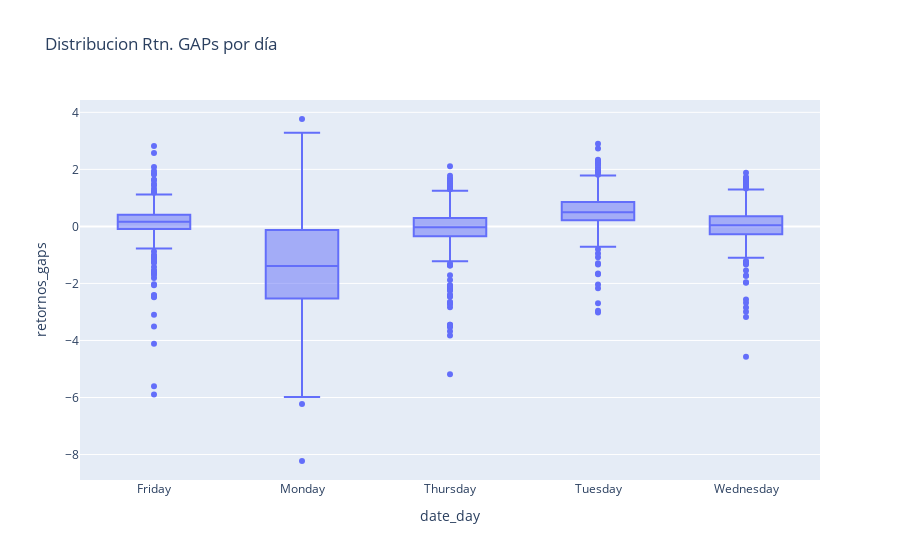

Here is the notebook cell this chart was saved with:
### Markdown cell above
1.4. Con la información filtrada se genera una primera visualización en función de **entender la naturaleza del dato**

### Code cell
ply.boxplot_frame(data_frame=df_dia_gap, x=df_dia_gap.date_day, y=df_dia_gap.retornos_gaps, title='Distribucion Rtn. GAPs por día')

### Figure 1 — Plotly figure (JSON) as saved in the notebook; plotly's stock layout.template omitted (floating-point values rounded to 4 significant figures; data arrays with more than 128 entries replaced by an {"elided": "..."} marker saying what was removed)
{"data": [{"alignmentgroup": "True", "hovertemplate": "date_day=%{x}<br>retornos_gaps=%{y}<extra></extra>", "legendgroup": "", "marker": {"color": "#636efa"}, "name": "", "notched": false, "offsetgroup": "", "orientation": "v", "showlegend": false, "type": "box", "x": {"elided": "2510 str values"}, "x0": " ", "xaxis": "x", "y": {"elided": "2510 float values"}, "y0": " ", "yaxis": "y"}], "layout": {"boxmode": "group", "legend": {"tracegroupgap": 0}, "title": {"text": "Distribucion Rtn. GAPs por día"}, "xaxis": {"anchor": "y", "domain": [0, 1], "title": {"text": "date_day"}}, "yaxis": {"anchor": "x", "domain": [0, 1], "title": {"text": "retornos_gaps"}}}}
